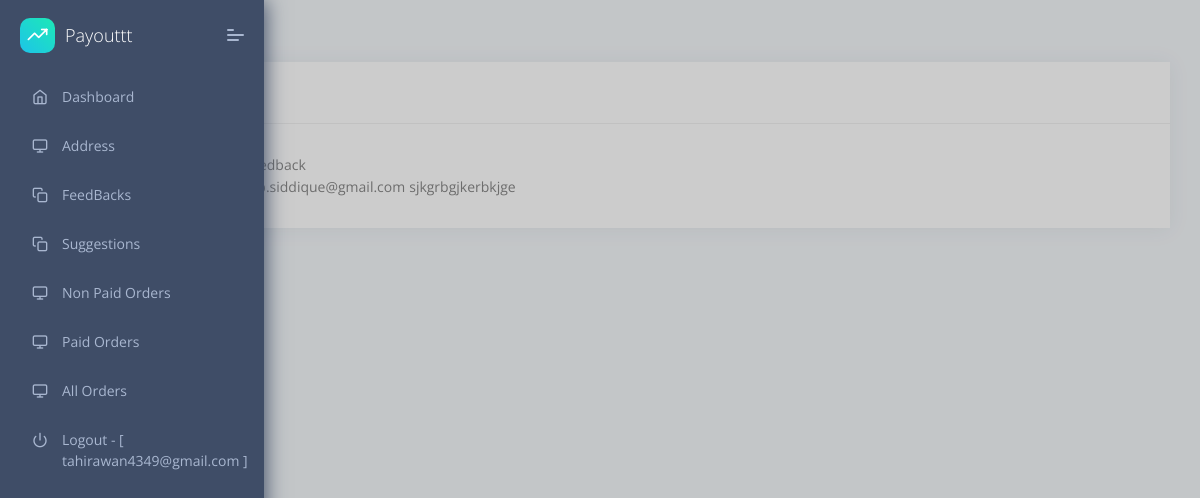
Page /dashboard/feedbacks/ (signed in) on the committed database.
### accounts/models.py (models this page shows, shortened)
class User(AbstractUser):
    SELLER = 'seller'
    BUYER = 'buyer'
    USER_TYPES = (
        (SELLER, 'Seller'),
        (BUYER, 'Buyer'),
    )
    username = None
    email = models.EmailField(_('email address'), unique=True)
    full_name = models.CharField(max_length=100, null=True, blank=True)
    phone_number = PhoneNumberField(null=True, blank=True)
    verified_account = models.BooleanField(default=False)
    street_address = models.CharField(max_length=120, null=True, blank=True)
    city = models.CharField(max_length=120, null=True, blank=True)
    state = models.CharField(max_length=2, choices=STATE_CHOICES, null=True, blank=True)
    zip_code = models.IntegerField(default=0)
    business_name = models.CharField(max_length=120, null=True, blank=True)
    user_type = models.CharField(max_length=10, choices=USER_TYPES, default=SELLER)
    dwolla_customer_id = models.CharField(max_length=255, null=True, blank=True)
    dwolla_customer_url = models.URLField(max_length=255, null=True, blank=True)
    master_account_url = models.URLField(max_length=255, null=True, blank=True)
    ssn = models.CharField(max_length=50, null=True, blank=True)
    date_of_birth = models.DateField(null=True, blank=True)
    stripe_customer_id = models.CharField(max_length=250, null=True, blank=True)
    stripe_account_id = models.CharField(max_length=250, null=True, blank=True)
    stripe_payment_method = models.CharField(max_length=2000, null=True, blank=True)
    return_address = models.TextField(null=True, blank=True)
    USERNAME_FIELD = 'email'
    REQUIRED_FIELDS = []
    objects = CustomUserManager()
    def __str__(self):
        return self.email

### core/models.py (models this page shows, shortened)
class BaseModel(models.Model):
    created_at = models.DateTimeField(auto_now_add=True)
    updated_at = models.DateTimeField(auto_now=True)
    is_active = models.BooleanField(default=False)
    class Meta:
        abstract = True

class FeedbackModel(BaseModel):
    user = models.ForeignKey(User, on_delete=models.CASCADE)
    description = models.TextField(blank=True, null=True)

### dashboard/views.py (the view)
# urls.py: path('feedbacks/', views.DashboardFeedback.as_view(), name='dashboard-feedback'),
@method_decorator(staff_required, name='dispatch')
class DashboardFeedback(LoginRequiredMixin, TemplateView):
    template_name = 'feedbacks.html'
    def get(self, request, *args, **kwargs):
        feedbacks = FeedbackModel.objects.filter(is_active=True).order_by('-id')
        return render(request, self.template_name, {'feedbacks': feedbacks})

### website/context_processors.py (called while the page is built)
def cart_info(request):
    total_cart_items = 0
    if request.user.is_authenticated:
        cart = CartModel.objects.filter(user=request.user, is_active=True).first()
        if cart:
            total_cart_items = cart.cart_item.all().count()
    return {"total_cart_items": total_cart_items}

### dashboard/templates/feedbacks.html (shortened to what this page needs)
{% extends "layouts/base.html" %}
{% load widget_tweaks %}
{% block content %}
    <div class="pcoded-content">
        <div class="pcoded-inner-content">
            <div class="page-header">
                <div class="page-block">
                    <div class="row align-items-center">
                        <div class="col-md-12">
                            <div class="page-header-title">
                                <h5 class="m-b-10">Feedback</h5>
                            </div>
                        </div>
                    </div>
                </div>
            </div>
            <div class="main-body">
                <div class="page-wrapper">
                    <div class="row">
                        <div class="col-sm-12">
                            <div class="card">
                                <div class="card-header">
                                    <h5>FeedBacks</h5>
                                </div>
                                <div class="card-body">
                                    <div class="row">
                                        <div class="col-12">
                                            <table>
                                                <tbody>
                                                {% for feedback in feedbacks %}
                                                    <tr>
                                                        <td>{{ feedback.user.full_name }}</td>
                                                        <td>{{ feedback.user }}</td>
                                                        <td></td>
                                                        <td>{{ feedback.description }}</td>
                                                    </tr>
                                                {% endfor %}
                                                </tbody>
                                            </table>
                                        </div>
                                    </div>
                                </div>
                            </div>
                        </div>
                    </div>
                </div>
            </div>
        </div>
    </div>
{% endblock content %}

### dashboard/templates/includes/navigation.html
<nav class="pcoded-navbar">
    <div class="navbar-wrapper">
        <div class="navbar-brand header-logo">
            <a target="_blank" href="https://appseed.us/admin-dashboards/django-dashboard-dattaable" class="b-brand">
                <div class="b-bg">
                    <i class="feather icon-trending-up"></i>
                </div>
                <span class="b-title">Payouttt</span>
            </a>
            <a class="mobile-menu" id="mobile-collapse" href="javascript:"><span></span></a>
        </div>
        <div class="navbar-content scroll-div">
            <ul class="nav pcoded-inner-navbar">
                <li data-username="dashboard Default Ecommerce CRM Analytics Crypto Project" class="nav-item {{ dashboard }}">
                    <a href="{% url 'home' %}" class="nav-link "><span class="pcoded-micon"><i
                            class="feather icon-home"></i></span><span class="pcoded-mtext">Dashboard</span></a>
                </li>
                <li data-username="dashboard Default Ecommerce CRM Analytics Crypto Project" class="nav-item {{ address }}">
                    <a href="{% url 'address' %}" class="nav-link "><span class="pcoded-micon"><i
                            class="feather icon-monitor"></i></span><span class="pcoded-mtext">Address</span></a>
                </li>
                <li data-username="dashboard Default Ecommerce CRM Analytics Crypto Project" class="nav-item">
                    <a href="{% url 'dashboard-feedback' %}" class="nav-link "><span class="pcoded-micon"><i
                            class="feather icon-copy"></i></span><span class="pcoded-mtext">FeedBacks</span></a>
                </li>
                <li data-username="dashboard Default Ecommerce CRM Analytics Crypto Project" class="nav-item">
                    <a href="{% url 'product_suggestions' %}" class="nav-link "><span class="pcoded-micon"><i
                            class="feather icon-copy"></i></span><span class="pcoded-mtext">Suggestions</span></a>
                </li>
                <li data-username="dashboard Default Ecommerce CRM Analytics Crypto Project" class="nav-item {{ orders }}">
                    <a href="{% url 'non_paid_orders' %}" class="nav-link "><span class="pcoded-micon"><i
                            class="feather icon-monitor"></i></span><span class="pcoded-mtext">Non Paid Orders</span></a>
                </li>
                <li data-username="dashboard Default Ecommerce CRM Analytics Crypto Project" class="nav-item {{ paid_orders }}">
                    <a href="{% url 'all_paid_orders' %}" class="nav-link "><span class="pcoded-micon"><i
                            class="feather icon-monitor"></i></span><span class="pcoded-mtext">Paid Orders</span></a>
                </li>
                <li data-username="dashboard Default Ecommerce CRM Analytics Crypto Project" class="nav-item {{ all_orders }}">
                    <a href="{% url 'all_orders' %}" class="nav-link "><span class="pcoded-micon"><i
                            class="feather icon-monitor"></i></span><span class="pcoded-mtext">All Orders</span></a>
                </li>
                <li data-username="Disabled Menu" class="nav-item">
                    <a href={% url 'logout' %} class="nav-link">
                            <span class="pcoded-micon">
                                <i class="feather icon-power"></i>
                            </span>
                        <span class="pcoded-mtext">Logout - [ {{ request.user }} ]</span>
                    </a>
                </li>
            </ul>
        </div>
    </div>
</nav>

### rows in the picture
User: user "tahirawan4349@gmail.com"
FeedbackModel: user "harib.siddique@gmail.com", description "sjkgrbgjkerbkjge"
